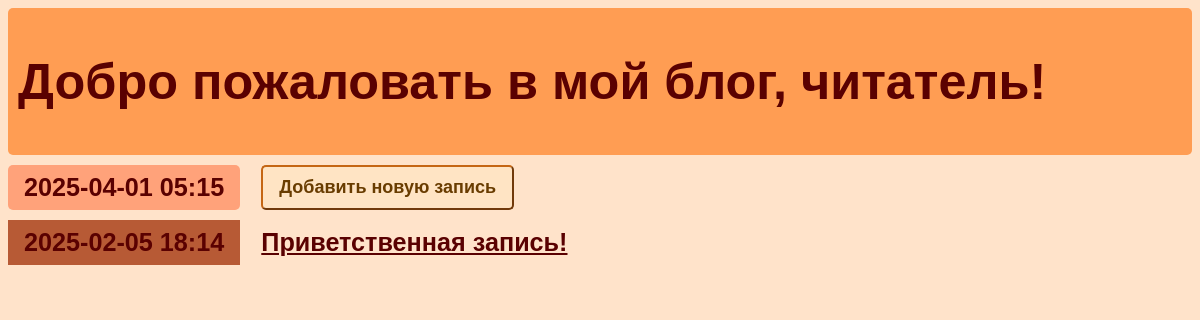
The app's page /, older data.
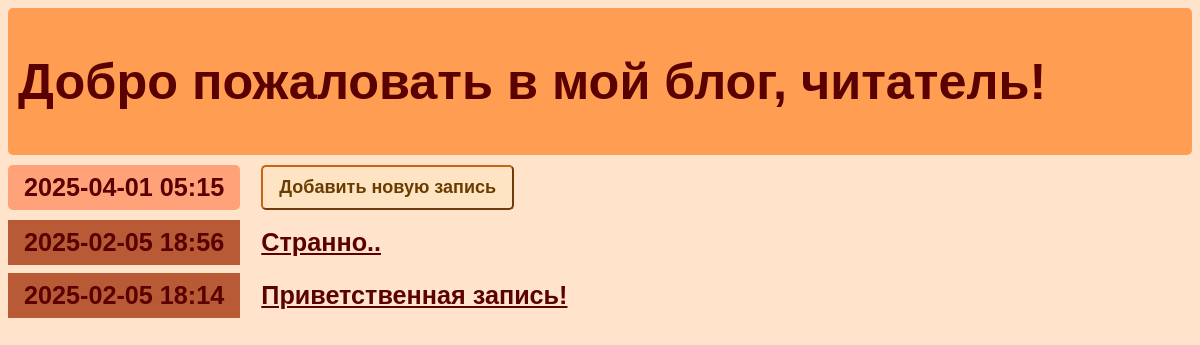
The same page, newer data.
### entries/models.py (models this page shows, shortened)
class Entry(models.Model):
   title = models.CharField(max_length=200)
   content = models.TextField()
   date_created = models.DateTimeField(default=timezone.now)
   class Meta:
       verbose_name_plural = "Entries"

### entries/views.py (the view)
class EntryListView(ListView):
   model = Entry
   queryset = Entry.objects.all().order_by("-date_created")

### entries/templates/entries/entry_list.html
{% extends "entries/base.html" %}
{% block content %}
    <article>
        <h2 class="mark">{% now "Y-m-d H:i" %}</em></h2>
        <a href="{% url 'entry-create' %}"><button>Добавить новую запись</button></a>
    </article>
   {% for entry in entry_list %}
       <article>
           <h2 class="{{ entry.date_created|date:'l' }}">
               {{ entry.date_created|date:'Y-m-d H:i' }}
           </h2>
           <h3>
               <a href="{% url 'entry-detail' entry.id %}">
                   {{ entry.title }}
               </a>
           </h3>
       </article>
   {% endfor %}
{% endblock %}

Row changes from the older to the newer data that the page shows:
added Entry: date_created "2025-02-05 18:56", title "Странно.."
